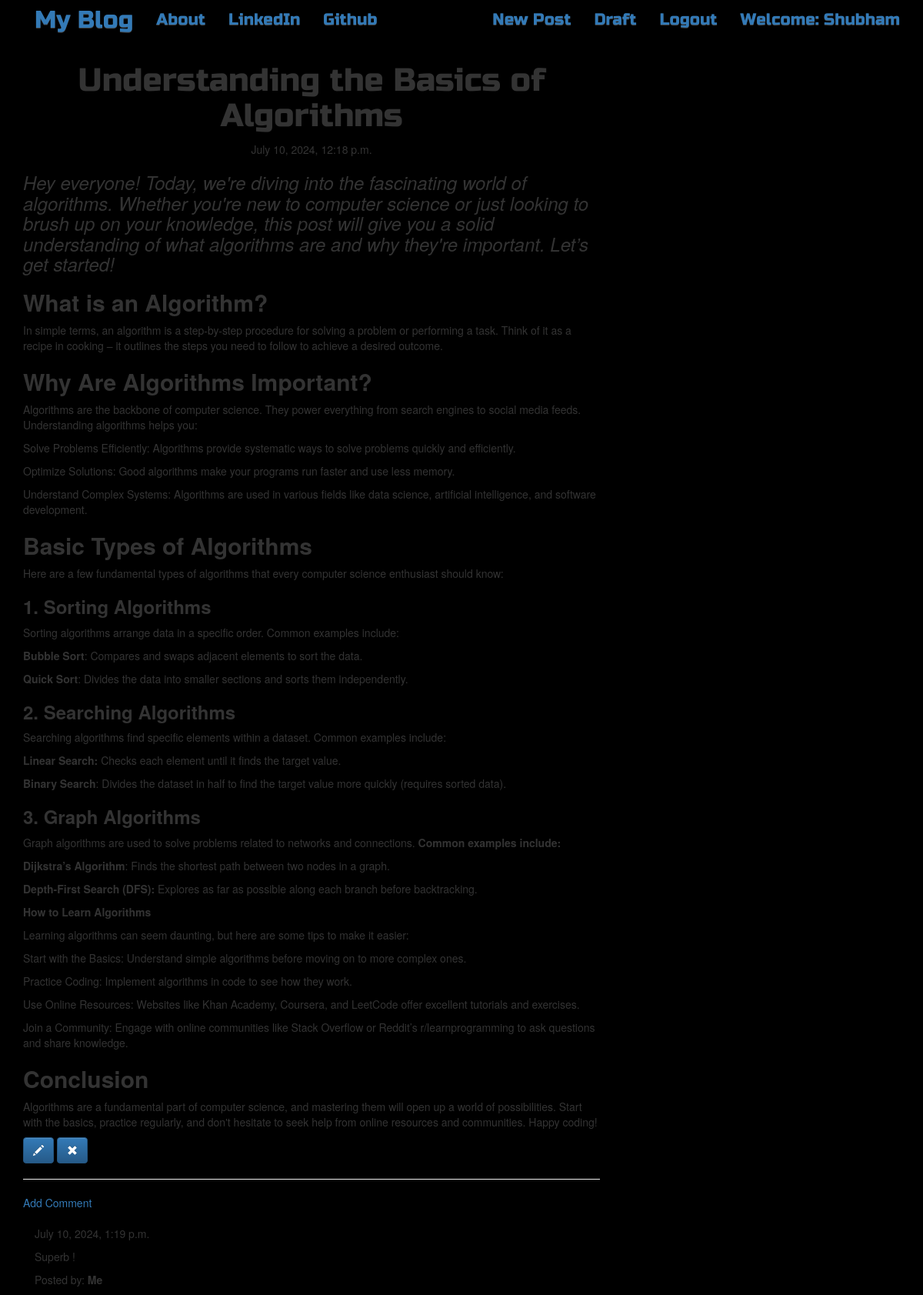
The app's page /post/17/postdetail (signed in) with its own data.
### blog/models.py (models this page shows, shortened)
class Post(models.Model):
    author = models.ForeignKey('auth.User', on_delete=models.CASCADE)
    title = models.CharField(max_length=256)
    text = models.TextField()
    created_date = models.DateTimeField(default=timezone.now)
    published_date = models.DateTimeField(blank=True, null=True)

class Comment(models.Model):
    post = models.ForeignKey(Post, related_name='comments', on_delete=models.CASCADE)
    author = models.CharField(max_length=200)
    text = models.TextField()
    created_date = models.DateTimeField(default=timezone.now)
    approved_comment = models.BooleanField(default=False)

### blog/views.py (the view)
# urls.py: path('post/<int:pk>/postdetail', views.PostDetailView.as_view(), name='post_detail'),
class PostDetailView(DetailView):
    model = Post

### blog/templates/blog/post_detail.html (shortened to what this page needs)
{% extends 'blog/base.html' %}
{% block content %}
        <h1 class='posttitle loader'>{{ post.title }}</h1>
        {% if post.published_date %}
            <div class="date postdate">
                {{ post.published_date }}
            </div>
        {% else %}
            <a class="btn btn-default" href="{% url 'post_publish' pk=post.pk %}">Publish</a>
        {% endif %}
      <p class='postcontent' >{{ post.text|safe|linebreaksbr }}</p>
      {% if user.is_authenticated %}
          <a class="btn btn-primary" href="{% url 'post_edit' pk=post.pk %}"><span class="glyphicon glyphicon-pencil"></span></a>
          <a class="btn btn-primary" href="{% url 'post_remove' pk=post.pk %}"><span class="glyphicon glyphicon-remove"></span></a>
      {% endif %}
  <hr>
  <a href="{% url 'add_comment_to_post' pk=post.pk %}">Add Comment</a>
  <div class="container">
  {% for comment in post.comments.all %}
  <br>
      {% if user.is_authenticated or comment.approved_comment %}
              {{ comment.created_date }}
                <p>{{ comment.text|safe|linebreaks }}</p>
                 <p>Posted by: <strong>{{ comment.author }}</strong></p>
      {% endif %}
      {% empty %}
      <p>No comments posted.</p>
  {% endfor %}
</div>
{% endblock %}

### blog/templates/blog/base.html (shortened to what this page needs)
<!DOCTYPE html>
{% load static %}
<html lang="en">
<head>
    <link rel="stylesheet" href="https://maxcdn.bootstrapcdn.com/bootstrap/3.3.7/css/bootstrap.min.css">
    <link rel="stylesheet" href="https://maxcdn.bootstrapcdn.com/bootstrap/3.3.7/css/bootstrap-theme.min.css">
    <link rel="stylesheet" href="//cdn.jsdelivr.net/npm/medium-editor@latest/dist/css/medium-editor.min.css" type="text/css" media="screen" charset="utf-8">
    <link rel="stylesheet" href="{% static 'css/blog.css' %}">
</head>
<body class="loader">
    <nav class = 'navbar navar-default techfont custom-navbar'>
       <div class = 'container'>
        <ul class  = 'nav navbar-nav'>
            <li><a class="navrbar -brand bigbrand " href="{% url 'post_list' %}"> My Blog</a></li>
            <li><a href="{% url 'about' %}"> About</a></li>
            <li><a href="https://www.linkedin.com/in/shubham-jamdhade-75934221b?lipi=urn%3Ali%3Apage%3Ad_flagship3_profile_view_base_contact_details%3BCEfOFyxZTKKJRLguAS5AAA%3D%3D">LinkedIn</a></li>
            <li><a href="https://github.com/shubhamfresh1">Github</a></li>
        </ul>
        <ul class="nav navbar-nav navbar-right">
            {% if user.is_authenticated %}
            <li>
                <a href="{% url 'post_new' %}"> New Post</a>
            </li>
            <li>
                <a href="{% url 'post_draft_list' %}">Draft</a>
            </li>
            <li>
                <a href="{% url 'logout' %}">Logout</a>
            </li>
            <li>
                <a> Welcome: {{user.username}}</a>
            </li>
            {% else %}
                <li><a class='nav navbar-right' href="{% url 'login' %}"><span class="glyphicon glyphicon-user"></span></a></li>
            {% endif %}
        </ul>
       </div>
    </nav>
    <div class="content container">
            <div class="row">
                <div class="col-md-8">
                  <div class="blog_posts">
                    {% block content %}
                    {% endblock %}
                  </div>
                </div>
            </div>
        </div>
</body>
</html>

### blog/static/css/blog.css (style rules this page uses)
.techfont { font-family: 'Russo One',sans-serif; font-size: 1.5em; margin-bottom: 10px ; }
.bigbrand { font-size: 1.5em; }
.postdate { text-align: center; }
.posttitle { font-family: 'Russo one', sans-serif; font-size: 3em; text-align: center; }
.postcontent { font-family: 'Monserrat'; font-size: 1.5em; }
.loader { filter:hue-rotate(0deg); color:linear-gradient(45deg,#0f8,#08f); animation:hue 10000ms infinite linear; }
body { background-color: black; }

### records on screen
Post: title "Understanding the Basics of Algorithms", published_date "July 10, 2024, 12:18 p.m.", text "Hey everyone! Today, we're diving into the fascinating world of algorithms. Whether you're new to computer science or just looking to brush up on your knowledge, this post will give you a solid understanding of what algorithms are and why they're important. Let’s get started! What is an Algorithm? In simple terms, an algorithm is a step-by-step procedure for solving a problem or performing a task. Think of it as a recipe in cooking – it outlines the steps you need to follow to achieve a desired outcome. Why Are Algorithms Important? Algorithms are the backbone of computer science. They power everything from search engines to social media feeds. Understanding algorithms helps you: Solve…"
Comment: created_date "July 10, 2024, 1:19 p.m.", text "Superb !", author "Me"

### other values on screen
{{ user.username }} "Shubham"
